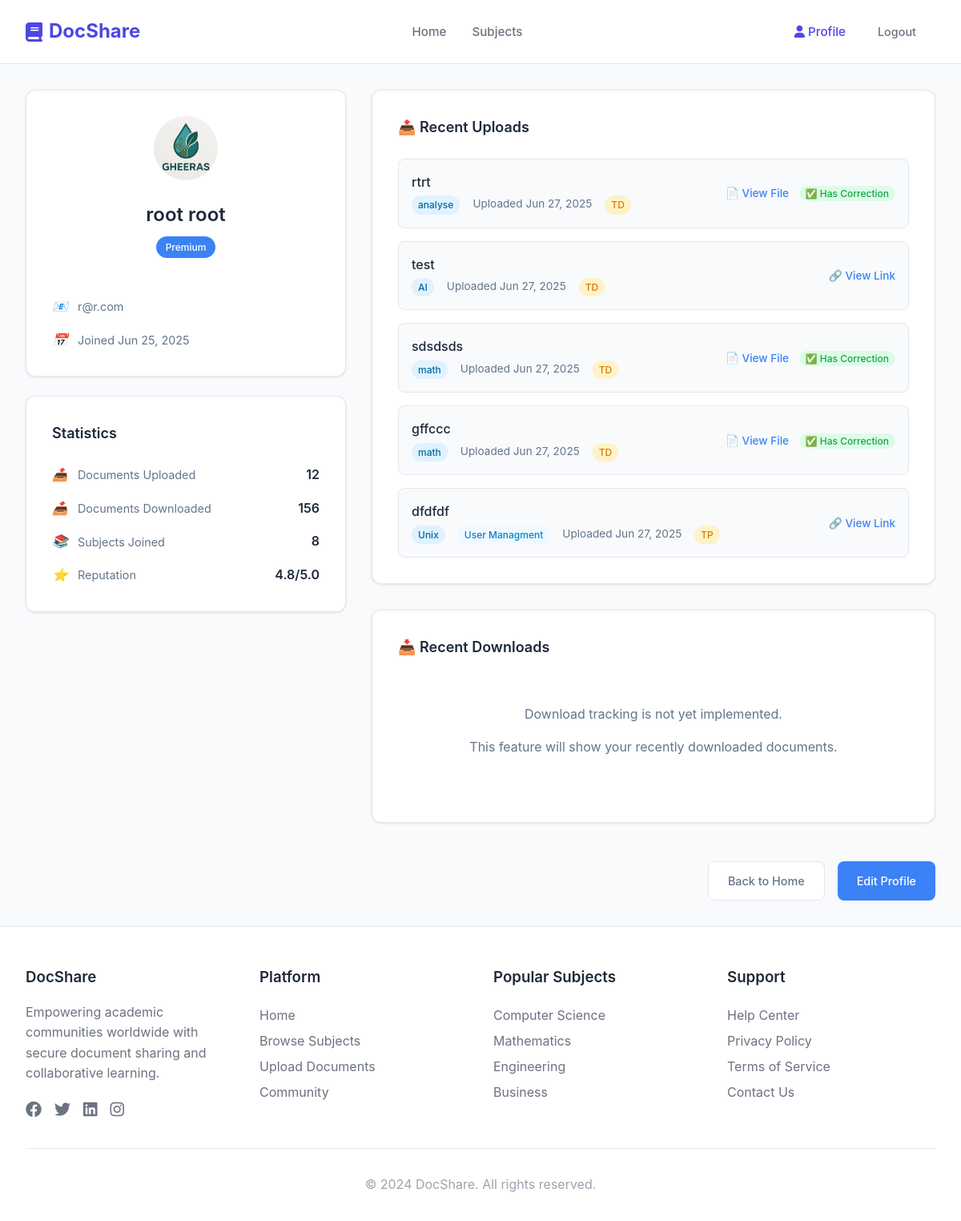
Before: /profile/ (signed in) with the older database file.
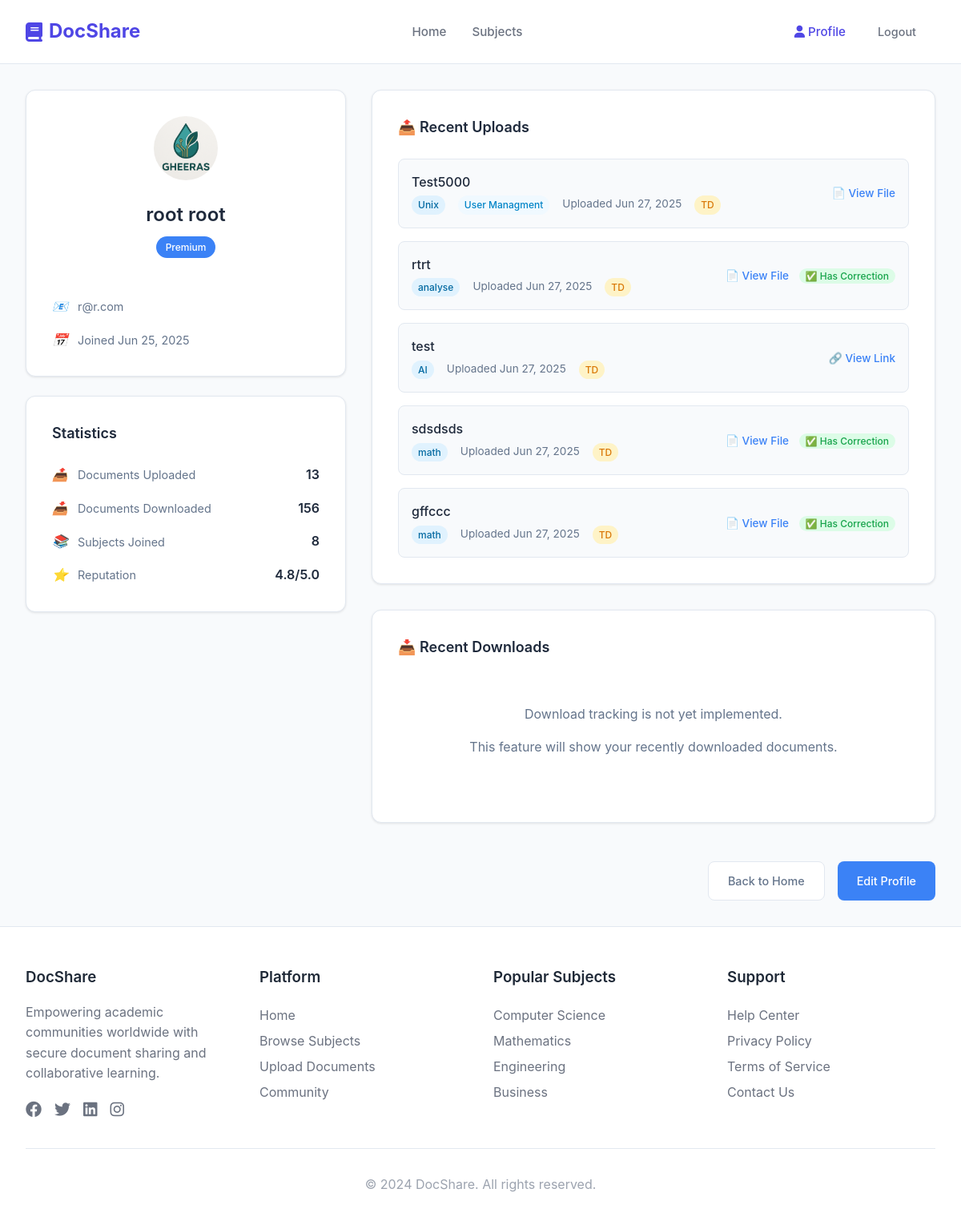
After: the same page with the newer database file.
### accounts/models.py (models this page shows, shortened)
class CustomUser(AbstractUser):
    username = None  # Remove username field
    email = models.EmailField('email address', unique=True)
    phone_number = models.CharField(max_length=20)
    profile_picture = models.ImageField(upload_to='profile_pics/', blank=True, null=True)
    is_premium = models.BooleanField(default=False)
    USERNAME_FIELD = 'email'
    REQUIRED_FIELDS = ['first_name', 'last_name', 'phone_number']
    objects = CustomUserManager()

class Document(models.Model):
    file = models.FileField(upload_to='documents/', blank=True, null=True, help_text="Upload a file or provide a link below.")
    link = models.URLField(blank=True, null=True, help_text="Paste a link to an external document (e.g., Google Drive)")
    corrected_file = models.FileField(upload_to='documents/', blank=True, null=True, help_text="Upload a corrected file if available.")
    corrected_link = models.URLField(blank=True, null=True, help_text="Paste a link to a corrected document if available.")
    title = models.CharField(max_length=255)
    description = models.TextField(blank=True)
    subject = models.ForeignKey(Subject, on_delete=models.CASCADE, related_name='documents')
    classroom = models.ForeignKey('Class', on_delete=models.CASCADE, related_name='documents', null=True, blank=True)
    subsubject = models.ForeignKey(SubSubject, on_delete=models.CASCADE, blank=True, null=True)
    tags = models.CharField(max_length=255, blank=True)
    type = models.CharField(
        max_length=10,
        choices=[
            ("Cours", "Cours"),
            ("TD", "TD"),
            ("Exam", "Exam"),
            ("DS", "DS"),
            ("TP", "TP"),
            ("Resume", "Resume"),
            ("Other", "Other"),
        ],
        default="TD",
        help_text="Type of document (Exam, TD, DS, TP)"
    )
    uploaded_by = models.ForeignKey(CustomUser, on_delete=models.CASCADE)
    uploaded_at = models.DateTimeField(auto_now_add=True)
    has_correction = models.BooleanField(default=False, help_text="Check if a corrected version is provided.")

class Subject(models.Model):
    classroom = models.ForeignKey('Class', on_delete=models.CASCADE, related_name='subjects', null=True, blank=True)
    name = models.CharField(max_length=100, unique=True)
    description = models.TextField(blank=True)
    icon = models.CharField(max_length=100, blank=True)  # Optional: for icon class or path

class SubSubject(models.Model):
    subject = models.ForeignKey(Subject, on_delete=models.CASCADE, related_name='subsubjects')
    name = models.CharField(max_length=100)

### accounts/views.py (the view)
# urls.py: path('profile/', profile_view, name='profile'),
def profile_view(request):
    if not request.user.is_authenticated:
        return redirect('login')
    recent_uploads = Document.objects.filter(uploaded_by=request.user).order_by('-uploaded_at')[:5]
    total_uploads = Document.objects.filter(uploaded_by=request.user).count()
    context = {
        'user': request.user,
        'recent_uploads': recent_uploads,
        'total_uploads': total_uploads,
    }
    return render(request, 'accounts/profile.html', context)

### accounts/templates/accounts/profile.html (shortened to what this page needs)
{% extends "accounts/base.html" %}
{% load static %}
{% block content %}
<div class="profile-layout">
    <div class="profile-sidebar">
        <div class="profile-card">
            <div class="profile-header">
                <div class="profile-avatar">
                    {% if user.profile_picture %}
                        <img src="{{ user.profile_picture.url }}" alt="{{ user.first_name }}'s profile picture" class="avatar-image">
                    {% else %}
                        <div class="avatar-placeholder">
                            {{ user.first_name|first|upper }}{{ user.last_name|first|upper }}
                        </div>
                    {% endif %}
                </div>
                <h2 class="profile-name">{{ user.first_name }} {{ user.last_name }}</h2>
                {% if user.is_premium %}
                    <span class="premium-badge">Premium</span>
                {% endif %}
            </div>
            <div class="profile-details">
                <div class="detail-item">
                    <i class="icon">📧</i>
                    <span>{{ user.email }}</span>
                </div>
                <div class="detail-item">
                    <i class="icon">📅</i>
                    <span>Joined {{ user.date_joined|date:"M d, Y" }}</span>
                </div>
            </div>
        </div>
        <div class="stats-card">
            <h3>Statistics</h3>
            <div class="stats-list">
                <div class="stat-item">
                    <i class="stat-icon">📤</i>
                    <span class="stat-label">Documents Uploaded</span>
                    <span class="stat-value">{{ total_uploads }}</span>
                </div>
                <div class="stat-item">
                    <i class="stat-icon">📥</i>
                    <span class="stat-label">Documents Downloaded</span>
                    <span class="stat-value">156</span>
                </div>
                <div class="stat-item">
                    <i class="stat-icon">📚</i>
                    <span class="stat-label">Subjects Joined</span>
                    <span class="stat-value">8</span>
                </div>
                <div class="stat-item">
                    <i class="stat-icon">⭐</i>
                    <span class="stat-label">Reputation</span>
                    <span class="stat-value">4.8/5.0</span>
                </div>
            </div>
        </div>
    </div>
    <div class="profile-content">
        <div class="content-section">
            <div class="section-header">
                <h3>📤 Recent Uploads</h3>
            </div>
            <div class="document-list">
                {% if recent_uploads %}
                    {% for document in recent_uploads %}
                        <div class="document-item">
                            <div class="doc-info">
                                <h4>{{ document.title }}</h4>
                                <div class="doc-meta">
                                    <span class="subject-tag">{{ document.subject.name }}</span>
                                    {% if document.subsubject %}
                                        <span class="subsubject-tag">{{ document.subsubject.name }}</span>
                                    {% endif %}
                                    <span class="upload-date">Uploaded {{ document.uploaded_at|date:"M d, Y" }}</span>
                                    <span class="doc-type">{{ document.type }}</span>
                                </div>
                            </div>
                            <div class="doc-stats">
                                {% if document.file %}
                                    <a href="{{ document.file.url }}" target="_blank" class="download-link">📄 View File</a>
                                {% elif document.link %}
                                    <a href="{{ document.link }}" target="_blank" class="download-link">🔗 View Link</a>
                                {% endif %}
                                {% if document.has_correction %}
                                    <span class="correction-badge">✅ Has Correction</span>
                                {% endif %}
                            </div>
                        </div>
                    {% endfor %}
                {% else %}
                    <div class="no-documents">
                        <p>You haven't uploaded any documents yet.</p>
                        <a href="{% url 'upload_document' %}" class="btn btn-primary">Upload Your First Document</a>
                    </div>
                {% endif %}
            </div>
        </div>
        <div class="content-section">
            <div class="section-header">
                <h3>📥 Recent Downloads</h3>
            </div>
            <div class="document-list">
                <div class="no-documents">
                    <p>Download tracking is not yet implemented.</p>
                    <p>This feature will show your recently downloaded documents.</p>
                </div>
            </div>
        </div>
        <div class="profile-actions">
            <a href="{% url 'home' %}" class="btn btn-secondary">Back to Home</a>
            <a href="{% url 'edit_profile' %}" class="btn btn-primary">Edit Profile</a>
        </div>
    </div>
</div>
{% endblock %}

### accounts/templates/accounts/base.html (shortened to what this page needs)
<!DOCTYPE html>
<html lang="en">
<head>
    <link rel="icon" type="image/x-icon" href="{% load static %}{% static 'favicon.ico' %}">
    <link rel="stylesheet" href="https://cdnjs.cloudflare.com/ajax/libs/font-awesome/6.4.0/css/all.min.css">
</head>
<body>
    <header class="header">
        <div class="container">
            <nav class="navbar">
                <a href="{% url 'home' %}" class="logo">
                    <i class="fas fa-book"></i>
                    DocShare
                </a>
                <ul class="nav-center" id="navCenter">
                    <li><a href="{% url 'home' %}" class="nav-link {% if request.resolver_match.url_name == 'home' %}active{% endif %}">Home</a></li>
                    <li><a href="{% url 'subjects' %}" class="nav-link {% if request.resolver_match.url_name == 'subjects' %}active{% endif %}">Subjects</a></li>
                </ul>
                <ul class="nav-right" id="navRight">
                    {% if user.is_authenticated %}
                        <li><a href="{% url 'profile' %}" class="nav-link {% if request.resolver_match.url_name == 'profile' %}active{% endif %}">
                            <i class="fas fa-user"></i>
                            Profile
                        </a></li>
                        <li><a href="{% url 'logout' %}" class="btn btn-outline">Logout</a></li>
                    {% endif %}
                </ul>
            </nav>
        </div>
    </header>
    <main class="main-content">
        {% block content %}{% endblock %}
    </main>
    <footer class="footer">
        <div class="container">
            <div class="footer-content">
                <div class="footer-section">
                    <h3>DocShare</h3>
                    <p style="color: var(--text-secondary); line-height: 1.6; margin-bottom: 1rem;">
                        Empowering academic communities worldwide with secure document sharing and collaborative learning.
                    </p>
                    <div class="social-links">
                        <a href="#"><i class="fab fa-facebook"></i></a>
                        <a href="#"><i class="fab fa-twitter"></i></a>
                        <a href="#"><i class="fab fa-linkedin"></i></a>
                        <a href="#"><i class="fab fa-instagram"></i></a>
                    </div>
                </div>
                <div class="footer-section">
                    <h3>Platform</h3>
                    <ul class="footer-links">
                        <li><a href="{% url 'home' %}">Home</a></li>
                        <li><a>Browse Subjects</a></li>
                        <li><a href="#">Upload Documents</a></li>
                        <li><a href="#">Community</a></li>
                    </ul>
                </div>
                <div class="footer-section">
                    <h3>Popular Subjects</h3>
                    <ul class="footer-links">
                        <li><a href="#">Computer Science</a></li>
                        <li><a href="#">Mathematics</a></li>
                        <li><a href="#">Engineering</a></li>
                        <li><a href="#">Business</a></li>
                    </ul>
                </div>
                <div class="footer-section">
                    <h3>Support</h3>
                    <ul class="footer-links">
                        <li><a href="#">Help Center</a></li>
                        <li><a href="#">Privacy Policy</a></li>
                        <li><a href="#">Terms of Service</a></li>
                        <li><a href="#">Contact Us</a></li>
                    </ul>
                </div>
            </div>
            <div class="footer-bottom">
                <p>&copy; 2024 DocShare. All rights reserved.</p>
            </div>
        </div>
    </footer>
</body>
</html>

### accounts/templates/accounts/base.html (style rules this page uses)
:root { --primary-color: #4f46e5; --primary-light: #6366f1; --secondary-color: #10b981; --accent-orange: #f97316; --accent-purple: #8b5cf6; --text-primary: #1f2937; --text-secondary: #6b7280; --text-light: #9ca3af; --bg-primary: #ffffff; --bg-light: #f8fafc; --bg-gray: #f1f5f9; --border-color: #e2e8f0; --shadow-sm: 0 1px 2px 0 rgb(0 0 0 / 0.05); --shadow-md: 0 4px 6px -1px rgb(0 0 0 / 0.1); --shadow-lg: 0 10px 15px -3px rgb(0 0 0 / 0.1); --radius-sm: 0.375rem; --radius-md: 0.5rem; --radius-lg: 0.75rem; --radius-xl: 1rem; }
* { margin: 0; padding: 0; box-sizing: border-box; }
body { font-family: 'Inter', sans-serif; line-height: 1.6; color: var(--text-primary); background-color: var(--bg-light); overflow-x: hidden; }
.container { max-width: 1200px; margin: 0 auto; padding: 0 2rem; }
.header { background: var(--bg-primary); border-bottom: 1px solid var(--border-color); position: fixed; top: 0; left: 0; right: 0; z-index: 1000; }
.navbar { display: flex; justify-content: space-between; align-items: center; padding: 1rem 0; }
.logo { font-size: 1.5rem; font-weight: 700; color: var(--primary-color); text-decoration: none; display: flex; align-items: center; gap: 0.5rem; }
.logo i { font-size: 1.5rem; }
.nav-center { display: flex; list-style: none; gap: 2rem; align-items: center; }
.nav-right { display: flex; list-style: none; gap: 1rem; align-items: center; }
.nav-link { text-decoration: none; color: var(--text-secondary); font-weight: 500; transition: color 0.3s ease; font-size: 0.95rem; }
.nav-link:hover, .nav-link.active { color: var(--primary-color); }
.btn { padding: 0.625rem 1.25rem; border: none; border-radius: var(--radius-md); font-weight: 500; text-decoration: none; display: inline-flex; align-items: center; gap: 0.5rem; cursor: pointer; transition: all 0.3s ease; font-size: 0.875rem; }
.btn-primary { background: var(--text-primary); color: white; }
.btn-outline { background: transparent; color: var(--text-secondary); border: 1px solid var(--border-color); }
.main-content { margin-top: 80px; min-height: calc(100vh - 80px); }
.footer { background: var(--bg-primary); border-top: 1px solid var(--border-color); padding: 3rem 0 2rem; }
.footer-content { display: grid; grid-template-columns: repeat(auto-fit, minmax(250px, 1fr)); gap: 2rem; margin-bottom: 2rem; }
.footer-section h3 { font-weight: 600; margin-bottom: 1rem; color: var(--text-primary); }
.footer-links { list-style: none; }
.footer-links a { color: var(--text-secondary); text-decoration: none; line-height: 2; transition: color 0.3s ease; }
.footer-bottom { border-top: 1px solid var(--border-color); padding-top: 2rem; text-align: center; color: var(--text-light); }
.social-links { display: flex; gap: 1rem; margin-top: 1rem; }
.social-links a { color: var(--text-secondary); font-size: 1.25rem; transition: color 0.3s ease; }

Changed rows visible on the page:
no longer on this page (row unchanged): Document: title "dfdfdf", subject.name "Unix", subsubject.name "User Managment", uploaded_at "Jun 27, 2025", type "TP"
added Document: title "Test5000", subject.name "Unix", subsubject.name "User Managment", uploaded_at "Jun 27, 2025", type "TD"
Other visible differences:
{{ total_uploads }}: "12" → "13"
